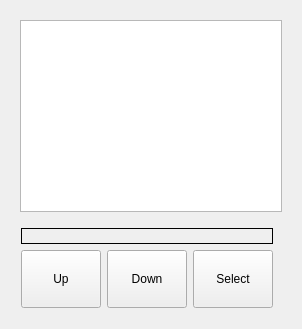
            <widget class="QWidget" name="tab_2">
             <attribute name="title">
              <string>File</string>
             </attribute>
             <layout class="QGridLayout" name="gridLayout_7">
              <item row="0" column="0">
               <widget class="QFrame" name="gridFrame">
                <property name="styleSheet">
                 <string notr="true">QPushButton {
    min-height: 50px;
    min-width: 50px;
    font: 14pt &quot;DejaVu Sans&quot;;
}</string>
                </property>
                <layout class="QGridLayout" name="gridLayout_6">
                 <property name="bottomMargin">
                  <number>1</number>
                 </property>
                 <item row="0" column="0">
                  <widget class="FileSystemTable" name="filesystemtable">
                   <property name="hiddenColumns" stdset="0">
                    <string>1,2</string>
                   </property>
                   <attribute name="horizontalHeaderDefaultSectionSize">
                    <number>175</number>
                   </attribute>
                   <attribute name="verticalHeaderDefaultSectionSize">
                    <number>50</number>
                   </attribute>
                  </widget>
                 </item>
                 <item row="1" column="0">
                  <widget class="QFrame" name="gridFrame">
                   <layout class="QGridLayout" name="gridLayout_9">
                    <property name="leftMargin">
                     <number>1</number>
                    </property>
                    <property name="topMargin">
                     <number>10</number>
                    </property>
                    <item row="1" column="0">
                     <widget class="QPushButton" name="navUp">
                      <property name="text">
                       <string>Up</string>
                      </property>
                     </widget>
                    </item>
                    <item row="1" column="2">
                     <widget class="QPushButton" name="navSelect">
                      <property name="text">
                       <string>Select</string>
                      </property>
                     </widget>
                    </item>
                    <item row="1" column="1">
                     <widget class="QPushButton" name="navDown">
                      <property name="text">
                       <string>Down</string>
                      </property>
                     </widget>
                    </item>
                    <item row="0" column="0" colspan="3">
                     <widget class="StatusLabel" name="statuslabel_14">
                      <property name="frameShape">
                       <enum>QFrame::Box</enum>
                      </property>
                      <property name="rules" stdset="0">
                       <string>[{&quot;channels&quot;: [{&quot;url&quot;: &quot;status:file&quot;, &quot;trigger&quot;: true}], &quot;property&quot;: &quot;Text&quot;, &quot;expression&quot;: &quot;ch[0]&quot;, &quot;name&quot;: &quot;Loaded File&quot;}]</string>
                      </property>
                     </widget>
                    </item>
                   </layout>
                  </widget>
                 </item>
                </layout>
               </widget>
              </item>
             </layout>
            </widget>
